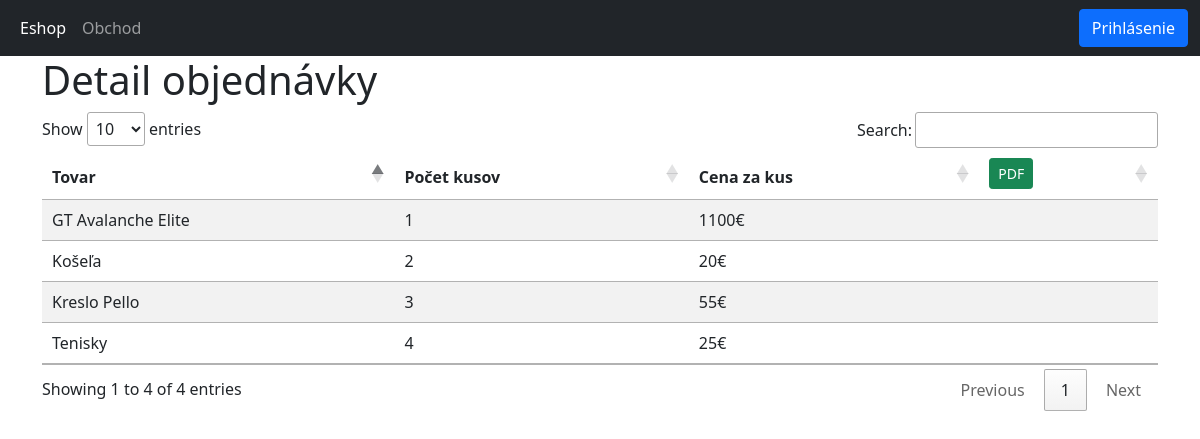
Screenshot of /my_order.php?objednavka=7 with the database file from the repository.
### tables this page shows
CREATE TABLE IF NOT EXISTS `order_list` (
  `id` int(5) NOT NULL AUTO_INCREMENT,
  `order` int(5) NOT NULL,
  `polozka` int(4) UNSIGNED ZEROFILL NOT NULL,
  `pocet` int(5) NOT NULL,
  PRIMARY KEY (`id`),
  KEY `tovar` (`polozka`),
  KEY `order` (`order`)
);

CREATE TABLE IF NOT EXISTS `tovar` (
  `cislo_tovaru` int(4) UNSIGNED ZEROFILL NOT NULL AUTO_INCREMENT,
  `nazov` varchar(50) NOT NULL,
  `opis` text NOT NULL,
  `kategoria` varchar(10) NOT NULL,
  `cena` int(4) NOT NULL,
  PRIMARY KEY (`cislo_tovaru`),
  KEY `kategoria` (`kategoria`)
);

### my_order.php (the view)
<?php
include_once "index_top.php";
?>
<h1>Detail objednávky</h1>
<?php
if(isset($_GET['objednavka']))
{
	$objednavka = $_GET['objednavka'];
}
?>
<table class="table table-striped tablejs">
<thead>
	<tr>
		<th>Tovar</th>
		<th>Počet kusov</th>
		<th>Cena za kus</th>
        <th align= "right"><a href="my_order_pdf?objednavka=<?php echo $objednavka ?>" class="btn btn-success btn-sm">PDF</a></th>
	</tr>
</thead>
<tbody>
<?php
$sql = "SELECT * FROM order_list JOIN tovar ON polozka = cislo_tovaru WHERE order_list.order = $objednavka ";
$result = mysqli_query($conn, $sql);
if (mysqli_num_rows($result) > 0)
{
	while($row = mysqli_fetch_assoc($result))
	{
    	echo '<tr>';
		echo '<td>' . $row['nazov'] . '</td>';
		echo '<td>' . $row['pocet'] . '</td>';
		echo '<td>' . $row['cena'] . '€</td>';
        echo '<td></td>';
		echo '</tr>';
	}
}
?>
</tbody>
</table>
<?php
include_once "index_bottom.php";

### rows the page displays
order_list: polozka.nazov "GT Avalanche Elite", pocet "1", polozka.cena "1100"
order_list: polozka.nazov "Košeľa", pocet "2", polozka.cena "20"
order_list: polozka.nazov "Kreslo Pello", pocet "3", polozka.cena "55"
order_list: polozka.nazov "Tenisky", pocet "4", polozka.cena "25"
